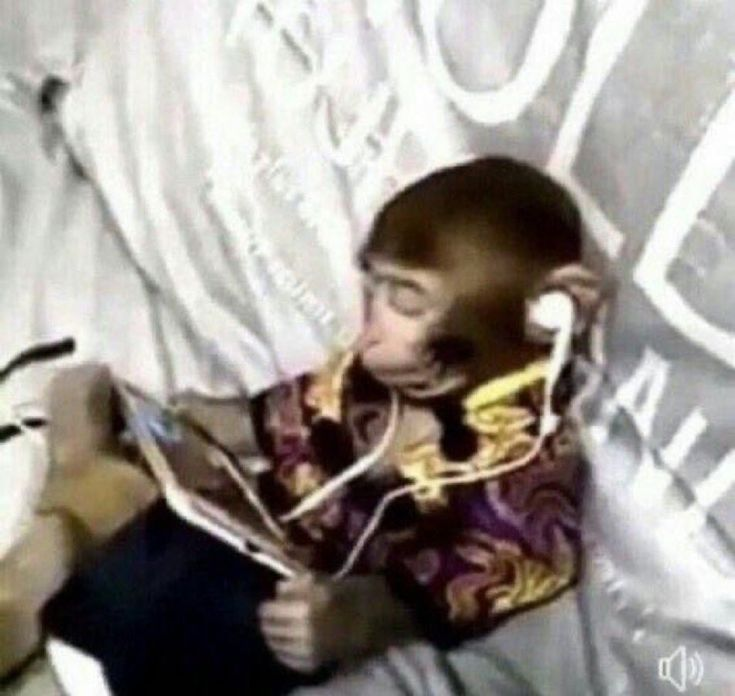
#> input picture 1.jpg, 735 x 696 px
$ python main.py
#> lines starting #> are read from the running program, lines starting #| are printed output that depends on the picture
import cv2
import numpy as np

# Zadanie 1
def show_image(title, image):
    cv2.imshow(title, image)
    cv2.waitKey(0)
    cv2.destroyAllWindows()

image = cv2.imread("1.jpg")
#> image is the input picture: shape (696, 735, 3); mean B, G, R 142.6, 148.5, 154.7
# a)
kernel_sizes = [(3,3), (5,5), (9,9), (15,15)]
for k in kernel_sizes:
    blurred = cv2.blur(image, k)
    show_image(f"cv2.blur Kernel={k}", blurred)

for k in kernel_sizes:
    blurred = cv2.GaussianBlur(image, k, 0)
    show_image(f"cv2.GaussianBlur Kernel={k}", blurred)

median_kernels = [3, 5, 9, 15]
for k in median_kernels:
    blurred = cv2.medianBlur(image, k)
    show_image(f"cv2.medianBlur Kernel={k}", blurred)

params = [(11, 21, 7), (11, 41, 21), (11, 61, 39)]
for diameter, sigmaColor, sigmaSpace in params:
    blurred = cv2.bilateralFilter(image, diameter, sigmaColor, sigmaSpace)
    show_image(f"cv2.bilateralFilter d={diameter} sc={sigmaColor} ss={sigmaSpace}", blurred)

# b)
"""
KOMENTARZE:

i)  - Rozmycie medianowe najlepiej usuwa szum typu 'salt and pepper'.
    - Rozmycie dwustronne dobrze redukuje szum, jednocześnie zachowując krawędzie.
ii)  - Rozmycie dwustronne najlepiej zachowuje szczegóły i krawędzie.
iii) - cv2.blur: proste, szybkie, ale rozmywa wszystko równomiernie, gubi krawędzie.
    - cv2.GaussianBlur: lepsze niż cv2.blur, lepsze wygładzanie.
    - cv2.medianBlur: bardzo dobre przy usuwaniu szumu solnego i pieprzowego, ale może szarpaC krawędzie.
    - cv2.bilateralFilter: zachowuje krawędzie
"""

# Zadanie 2
for method in ['blur', 'gaussian', 'median']:
    print(f"Testowanie metody: {method}")
    for k in [3, 5, 9, 15]:
        if method == 'blur':
            blurred = cv2.blur(image, (k, k))
        elif method == 'gaussian':
            blurred = cv2.GaussianBlur(image, (k, k), 0)
        elif method == 'median':
            blurred = cv2.medianBlur(image, k)
        show_image(f"{method} Kernel={k}", blurred)
#> this loop made 3 passes
#> pass 1, in show_image (call 19), `cv2.imshow(title, image)`:
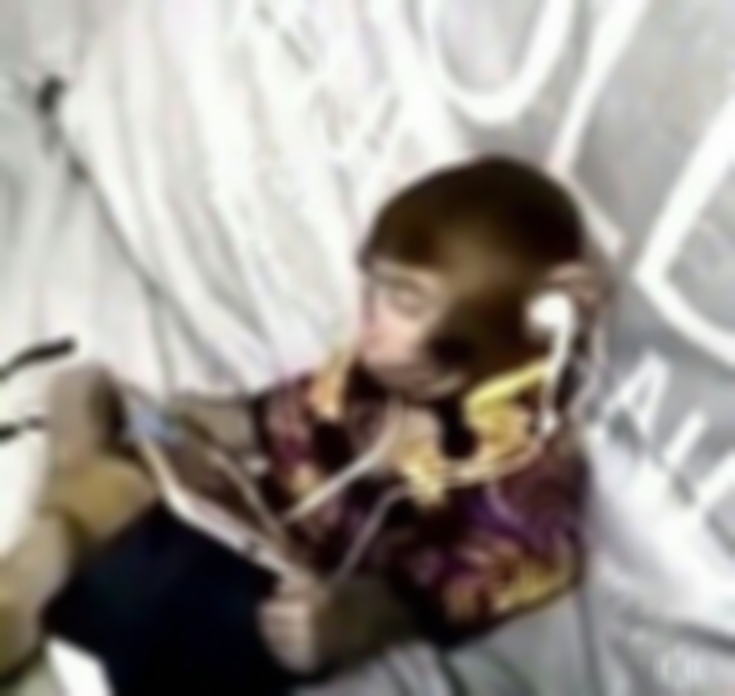
#> window 'blur Kernel=15': shape (696, 735, 3); mean B, G, R 142.6, 148.5, 154.7

"""
KOMENTARZE:

i) efekt rozmycia wzrasta wraz z rozmiarem kernela - im większy kernel, tym bardziej rozmyty obraz.
ii) optymalny rozmiar kernela to taki, który usuwa szum, ale nie rozmywa zbytnio detali, zwykle (3x3) do (5x5).
"""

# Zadanie 3
noisy_image = cv2.imread("2.jpg")
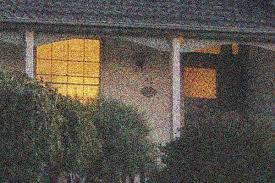
#> input picture 2.jpg, 275 x 183 px
#> noisy_image is the input picture: shape (183, 275, 3); mean B, G, R 74.6, 83.3, 90.1
show_image("Original noisy image", noisy_image)

params = [(11, 21, 7), (11, 41, 21), (11, 61, 39)]
for diameter, sigmaColor, sigmaSpace in params:
    bilateral = cv2.bilateralFilter(noisy_image, diameter, sigmaColor, sigmaSpace)
    show_image(f"Bilateral d={diameter} sc={sigmaColor} ss={sigmaSpace}", bilateral)

for k in [3,5,9]:
    avg = cv2.blur(noisy_image, (k,k))
    gauss = cv2.GaussianBlur(noisy_image, (k,k), 0)
    median = cv2.medianBlur(noisy_image, k)
    show_image(f"Average Blur k={k}", avg)
    show_image(f"Gaussian Blur k={k}", gauss)
    show_image(f"Median Blur k={k}", median)

"""
KOMENTARZE:
i) rozmycie dwustronne skutecznie redukuje szum, zachowując ostre krawędzie
ii) jest lepsze w zachowaniu krawędzi niż proste rozmycia
iii) najlepsze rezultaty przy średnich wartościach sigmaColor i sigmaSpace (np. 41,21).
"""

# Zadanie 4
text_image = cv2.imread("3.jpg")

for k in [3, 5, 9]:
    blurred_avg = cv2.blur(text_image, (k,k))
    blurred_gauss = cv2.GaussianBlur(text_image, (k,k), 0)
    blurred_median = cv2.medianBlur(text_image, k)
    blurred_bilateral = cv2.bilateralFilter(text_image, 11, 41, 21)

    show_image(f"Text Average Blur k={k}", blurred_avg)
    show_image(f"Text Gaussian Blur k={k}", blurred_gauss)
    show_image(f"Text Median Blur k={k}", blurred_median)
show_image("Text Bilateral Blur", blurred_bilateral)

"""
KOMENTARZE:

i) najmocniej rozmywają tekst: cv2.blur i cv2.medianBlur przy dużych kernelach
ii) najlepiej zachowują czytelność: cv2.bilateralFilter oraz cv2.GaussianBlur przy małych kernelach
"""

# 5. Zadanie 5
# dodanie sztucznego szumu solnego i pieprzowego
def add_salt_and_pepper_noise(img, amount=0.02):
    noisy = img.copy()
    num_salt = np.ceil(amount * img.size * 0.5)
    coords = [np.random.randint(0, i - 1, int(num_salt)) for i in img.shape[:2]]
    noisy[coords[0], coords[1]] = 255

    num_pepper = np.ceil(amount* img.size * 0.5)
    coords = [np.random.randint(0, i - 1, int(num_pepper)) for i in img.shape[:2]]
    noisy[coords[0], coords[1]] = 0
    return noisy

noisy_img = add_salt_and_pepper_noise(image, 0.03)
show_image("Noisy Image (salt and pepper)", noisy_img)

for k in [3,5,9]:
    avg = cv2.blur(noisy_img, (k,k))
    gauss = cv2.GaussianBlur(noisy_img, (k,k), 0)
    median = cv2.medianBlur(noisy_img, k)
    bilateral = cv2.bilateralFilter(noisy_img, 11, 41, 21)

    show_image(f"Average Blur k={k}", avg)
    show_image(f"Gaussian Blur k={k}", gauss)
    show_image(f"Median Blur k={k}", median)
show_image("Bilateral Blur", bilateral)

"""
KOMENTARZE:
    najlepiej usuwa szum typu sol i pieprz: medianBlur
     bilateral też dobrze usuwa szum, jednocześnie zachowując krawędzie
     average i Gaussian rozmywają szum, ale tracą więcej detali
"""

# Zadanie 6

dof_image = cv2.imread("4.jpg")

mask = np.zeros(dof_image.shape[:2], dtype="uint8")
height = dof_image.shape[0]
mask[int(height/2):, :] = 255  # tło

blurred_background = cv2.GaussianBlur(dof_image, (25, 25), 0)

foreground = cv2.bitwise_and(dof_image, dof_image, mask=cv2.bitwise_not(mask))
background = cv2.bitwise_and(blurred_background, blurred_background, mask=mask)
dof_result = cv2.add(foreground, background)

show_image("Original image", dof_image)
show_image("Simulated depth of field", dof_result)
